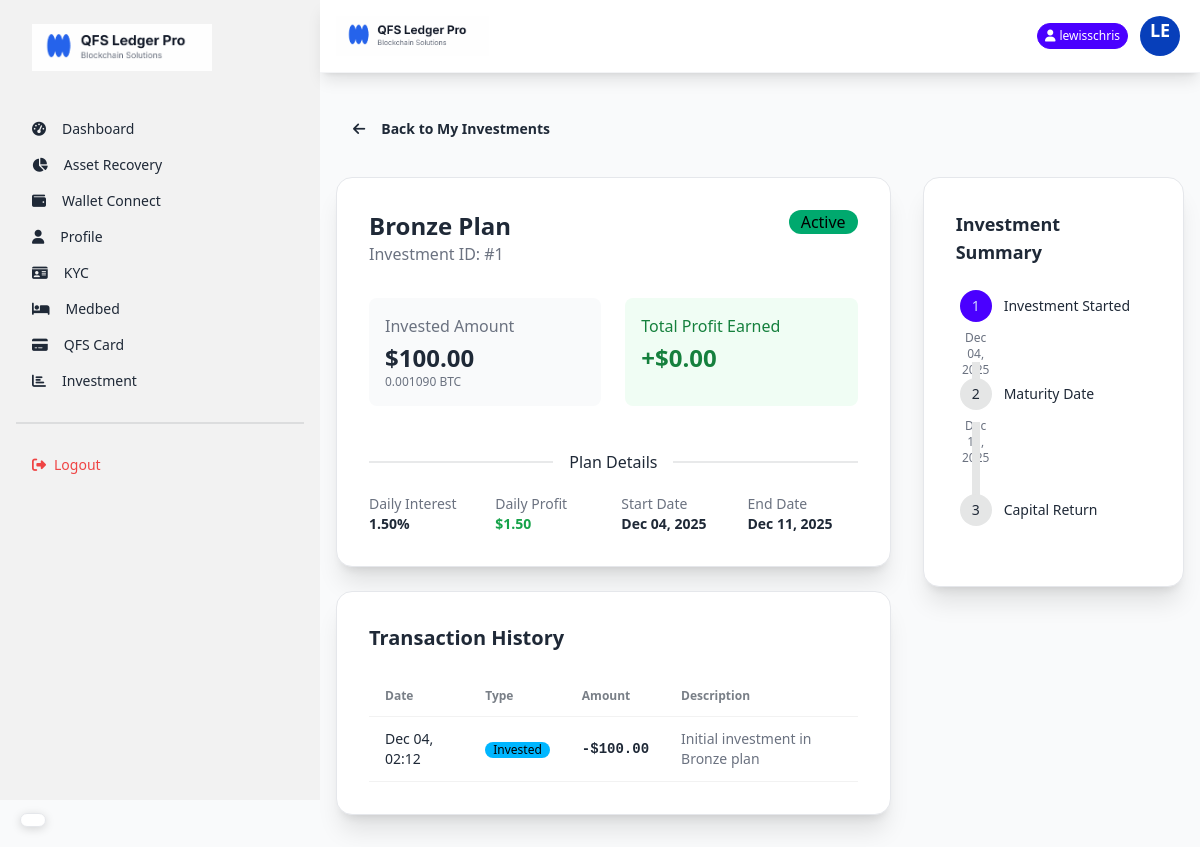
Page /investments/detail/1/ (signed in) on the committed database.
### core/models.py (models this page shows, shortened)
class UserInvestment(models.Model):
    STATUS_CHOICES = [
        ('active', 'Active'),
        ('completed', 'Completed'),
        ('cancelled', 'Cancelled'),
    ]
    user = models.ForeignKey(User, on_delete=models.CASCADE, related_name='investments')
    plan = models.ForeignKey(InvestmentPlan, on_delete=models.PROTECT)
    cryptocurrency = models.ForeignKey(Crytocurrency, on_delete=models.PROTECT)
    amount_invested = models.DecimalField(max_digits=20, decimal_places=8, help_text="Amount in crypto units")
    amount_in_usd = models.DecimalField(max_digits=20, decimal_places=2, help_text="USD value at time of investment")
    daily_profit = models.DecimalField(max_digits=20, decimal_places=2, default=0, help_text="Daily profit in USD")
    total_profit_earned = models.DecimalField(max_digits=20, decimal_places=2, default=0, help_text="Total accumulated profit in USD")
    status = models.CharField(max_length=20, choices=STATUS_CHOICES, default='active')
    start_date = models.DateTimeField(auto_now_add=True)
    end_date = models.DateTimeField()
    last_profit_date = models.DateTimeField(null=True, blank=True)

class InvestmentPlan(models.Model):
    name = models.CharField(max_length=100)
    description = models.TextField()
    min_amount = models.DecimalField(max_digits=20, decimal_places=2)
    max_amount = models.DecimalField(max_digits=20, decimal_places=2)
    daily_interest_rate = models.DecimalField(max_digits=5, decimal_places=2, help_text="Percentage per day (e.g., 2.5 for 2.5%)")
    duration_days = models.IntegerField(help_text="Investment duration in days")
    is_active = models.BooleanField(default=True)
    created_at = models.DateTimeField(auto_now_add=True)
    updated_at = models.DateTimeField(auto_now=True)

class Crytocurrency(models.Model):
    name = models.CharField(max_length=50)
    symbol = models.CharField(max_length=10)
    logo = models.ImageField(upload_to='crypto_logos/', blank=True, null=True)
    coin_price = models.DecimalField(max_digits=20, decimal_places=2)
    market_percentage = models.DecimalField(max_digits=5, decimal_places=2)
    created_at = models.DateTimeField(auto_now_add=True)

class InvestmentTransaction(models.Model):
    TRANSACTION_TYPES = [
        ('investment_start', 'Investment Start'),
        ('daily_profit', 'Daily Profit'),
        ('final_payout', 'Final Payout'),
    ]
    investment = models.ForeignKey(UserInvestment, on_delete=models.CASCADE, related_name='transactions')
    transaction_type = models.CharField(max_length=20, choices=TRANSACTION_TYPES)
    amount = models.DecimalField(max_digits=20, decimal_places=2, help_text="Amount in USD")
    description = models.CharField(max_length=255, blank=True)
    created_at = models.DateTimeField(auto_now_add=True)

### core/views.py (the view)
# urls.py: path('investments/detail/<int:investment_id>/', views.investment_detail_view, name='investment_detail'),
@login_required
def investment_detail_view(request, investment_id):
    investment = get_object_or_404(UserInvestment, id=investment_id, user=request.user)
    transactions = investment.transactions.all().order_by('-created_at')
    context = {
        'investment': investment,
        'transactions': transactions
    }
    return render(request, 'investment_detail.html', context)

### core/templates/investment_detail.html
{% extends 'layout.html' %}
{% load static %}
{% block content %}
<div class="container mx-auto px-4 py-8">
    <div class="mb-6">
        <a href="{% url 'my_investments' %}" class="btn btn-ghost">
            <i class="fas fa-arrow-left mr-2"></i> Back to My Investments
        </a>
    </div>
    <div class="grid grid-cols-1 lg:grid-cols-3 gap-8">
        <div class="lg:col-span-2 space-y-6">
            <div class="card bg-white shadow-xl border border-gray-200">
                <div class="card-body">
                    <div class="flex justify-between items-start mb-6">
                        <div>
                            <h1 class="text-2xl font-bold text-gray-800">{{ investment.plan.name }} Plan</h1>
                            <p class="text-gray-500">Investment ID: #{{ investment.id }}</p>
                        </div>
                        <span
                            class="badge {% if investment.status == 'active' %}badge-success{% else %}badge-ghost{% endif %} badge-lg">
                            {{ investment.get_status_display }}
                        </span>
                    </div>
                    <div class="grid grid-cols-1 md:grid-cols-2 gap-6 mb-6">
                        <div class="bg-gray-50 p-4 rounded-lg">
                            <span class="text-gray-500 block mb-1">Invested Amount</span>
                            <span class="text-2xl font-bold text-gray-800">${{ investment.amount_in_usd }}</span>
                            <span class="text-xs text-gray-500 block">{{ investment.amount_invested|floatformat:6 }} {{ investment.cryptocurrency.symbol }}</span>
                        </div>
                        <div class="bg-green-50 p-4 rounded-lg">
                            <span class="text-green-700 block mb-1">Total Profit Earned</span>
                            <span class="text-2xl font-bold text-green-700">+${{ investment.total_profit_earned }}</span>
                        </div>
                    </div>
                    <div class="divider">Plan Details</div>
                    <div class="grid grid-cols-2 md:grid-cols-4 gap-4 text-sm">
                        <div>
                            <span class="text-gray-500 block">Daily Interest</span>
                            <span class="font-semibold">{{ investment.plan.daily_interest_rate }}%</span>
                        </div>
                        <div>
                            <span class="text-gray-500 block">Daily Profit</span>
                            <span class="font-semibold text-green-600">${{ investment.daily_profit }}</span>
                        </div>
                        <div>
                            <span class="text-gray-500 block">Start Date</span>
                            <span class="font-semibold">{{ investment.start_date|date:"M d, Y" }}</span>
                        </div>
                        <div>
                            <span class="text-gray-500 block">End Date</span>
                            <span class="font-semibold">{{ investment.end_date|date:"M d, Y" }}</span>
                        </div>
                    </div>
                </div>
            </div>
            <div class="card bg-white shadow-xl border border-gray-200">
                <div class="card-body">
                    <h2 class="card-title text-xl mb-4">Transaction History</h2>
                    <div class="overflow-x-auto">
                        <table class="table w-full">
                            <thead>
                                <tr>
                                    <th>Date</th>
                                    <th>Type</th>
                                    <th>Amount</th>
                                    <th>Description</th>
                                </tr>
                            </thead>
                            <tbody>
                                {% for transaction in transactions %}
                                <tr>
                                    <td class="text-sm">{{ transaction.created_at|date:"M d, H:i" }}</td>
                                    <td>
                                        {% if transaction.transaction_type == 'daily_profit' %}
                                        <span class="badge badge-success badge-sm">Profit</span>
                                        {% elif transaction.transaction_type == 'investment_start' %}
                                        <span class="badge badge-info badge-sm">Invested</span>
                                        {% elif transaction.transaction_type == 'capital_return' %}
                                        <span class="badge badge-warning badge-sm">Return</span>
                                        {% endif %}
                                    </td>
                                    <td class="font-mono font-semibold">
                                        {% if transaction.transaction_type == 'investment_start' %}
                                        -${{ transaction.amount }}
                                        {% else %}
                                        +${{ transaction.amount }}
                                        {% endif %}
                                    </td>
                                    <td class="text-sm text-gray-500">{{ transaction.description }}</td>
                                </tr>
                                {% empty %}
                                <tr>
                                    <td colspan="4" class="text-center text-gray-500 py-4">No transactions yet.</td>
                                </tr>
                                {% endfor %}
                            </tbody>
                        </table>
                    </div>
                </div>
            </div>
        </div>
        <div class="space-y-6">
            <div class="card bg-base-100 shadow-xl border border-gray-200">
                <div class="card-body">
                    <h3 class="font-bold text-lg mb-4">Investment Summary</h3>
                    <ul class="steps steps-vertical text-sm">
                        <li class="step step-primary">Investment Started<br><span class="text-xs text-gray-500 text-center justify-center">{{ investment.start_date|date:"M d, Y" }}</span></li>
                        <li class="step {% if investment.status == 'completed' %}step-primary{% endif %}">Maturity
                            Date<br><span class="text-xs text-gray-500 text-center justify-center">{{ investment.end_date|date:"M d, Y" }}</span>
                        </li>
                        <li class="step {% if investment.status == 'completed' %}step-primary{% endif %}">Capital Return
                        </li>
                    </ul>
                </div>
            </div>
        </div>
    </div>
</div>
{% endblock %}

### core/templates/layout.html (shortened to what this page needs)
{% load static %}
<!DOCTYPE html>
<html lang="en">
<head>
    <link href="https://cdn.jsdelivr.net/npm/daisyui@4.12.10/dist/full.min.css" rel="stylesheet" type="text/css" />
    <script src="https://cdn.tailwindcss.com"></script>
    <link rel="stylesheet" href="https://cdnjs.cloudflare.com/ajax/libs/font-awesome/6.5.1/css/all.min.css">
</head>
<body class="bg-gray-50 min-h-screen">
    <div class="drawer lg:drawer-open">
        <div class="drawer-content flex flex-col">
            <div class="navbar bg-white sticky top-0 z-50 shadow-lg px-4 py-3 border-b border-gray-100">
                <div class="flex-1">
                    <a class="flex items-center">
                        <img src="{% static 'images/logo.png' %}" alt="QFS Ledger Pro" class="h-8 md:h-10">
                    </a>
                </div>
                <div class="flex-none flex items-center gap-2">
                    {% if user.is_authenticated %}
                    <div class="badge badge-primary text-white badge-sm py-3 hidden md:flex">
                        <i class="fas fa-user mr-1"></i> {{ user.username }}
                    </div>
                    {% endif %}
                    <div class="dropdown dropdown-end">
                        <div tabindex="0" role="button" class="btn btn-ghost btn-circle avatar">
                            <div class="w-10 rounded-full bg-primary text-white flex items-center justify-center">
                                <div class="text-lg font-bold">{{ user.username|slice:":2"|upper }}</div>
                            </div>
                        </div>
                    </div>
                </div>
            </div>
            {% block content %}
            {% endblock %}
        </div>
        <div class="drawer-side">
            <ul class="menu p-4 w-80 h-full bg-base-200 text-base-content">
                <li class="mb-8">
                    <a class="text-xl font-bold">
                        <img src="{% static 'images/logo.png' %}" alt="" width="180px">
                    </a>
                </li>
                {% if not user.is_staff %}
                <li><a class="{% if request.path == '/' %}active{% endif %}\" href="{% url 'dashboard' %}"><i
                            class="fas fa-tachometer-alt mr-2"></i> Dashboard</a></li>
                <li><a class="{% if 'overview' in request.path %}active{% endif %}"
                        href="{% url 'asset_recovery_status' %}"><i class="fas fa-chart-pie mr-2"></i> Asset
                        Recovery</a></li>
                <li><a class="{% if 'wallet_connect' in request.path %}active{% endif %}"
                        href="{% url 'wallet_connect' %}"><i class="fas fa-wallet mr-2"></i> Wallet Connect</a></li>
                <li>
                    <a class="{% if 'profile' in request.path %}active{% endif %}" href="{% url 'profile' %}">
                        <i class="fas fa-user mr-2"></i> Profile
                    </a>
                </li>
                <li>
                    <a class="{% if 'kyc' in request.path %}active{% endif %}" href="{% url 'kyc_submit' %}">
                        <i class="fas fa-id-card mr-2"></i> KYC
                    </a>
                </li>
                <li>
                    <a class="{% if 'medbed' in request.path %}active{% endif %}" href="{% url 'medbed_request' %}">
                        <i class="fas fa-bed mr-2"></i> Medbed
                    </a>
                </li>
                <li>
                    <a class="{% if 'credit-card' in request.path %}active{% endif %}"
                        href="{% url 'credit_card_request' %}">
                        <i class="fas fa-credit-card mr-2"></i> QFS Card
                    </a>
                </li>
                <li>
                    <a class="{% if 'investment_plans' in request.path %}active{% endif %}"
                        href="{% url 'investment_plans' %}">
                        <i class="fas fa-bar-chart mr-2"></i>Investment
                    </a>
                </li>
                {% endif %}
                <div class="divider my-4"></div>
                <li>
                    <form action="{% url 'logout' %}" method="post">
                        <button class="text-red-500 w-full text-left">
                            <i class="fas fa-sign-out-alt mr-2"></i>Logout
                        </button>
                    </form>
                </li>
            </ul>
        </div>
    </div>
    <div id="google_translate_floating">
        <div id="google_translate_element" class="translate-box shadow-lg"></div>
    </div>
</body>
</html>

### core/templates/layout.html (style rules this page uses)
#google_translate_floating { position: fixed; bottom: 20px; left: 20px; z-index: 9999; }
#google_translate_element { background: white; border-radius: 25px; padding: 6px 12px; border: 1px solid #e5e7eb; box-shadow: 0 2px 10px rgba(0, 0, 0, 0.15); transition: all 0.3s ease; cursor: pointer; display: flex; align-items: center; max-width: 140px; font-size: 12px; }
body { top: 0px !important; }

### rows in the picture
UserInvestment: plan.name "Bronze", id "1", status "Active", amount_in_usd "100.00", amount_invested "0.001090", cryptocurrency.symbol "BTC", total_profit_earned "0.00", plan.daily_interest_rate "1.50", daily_profit "1.50", start_date "Dec 04, 2025", end_date "Dec 11, 2025"
InvestmentTransaction: transaction_type "Invested"

### other values in the picture
{{ user.username }} "lewisschris"
{{ user.username|slice:":2"|upper }} "LE"
